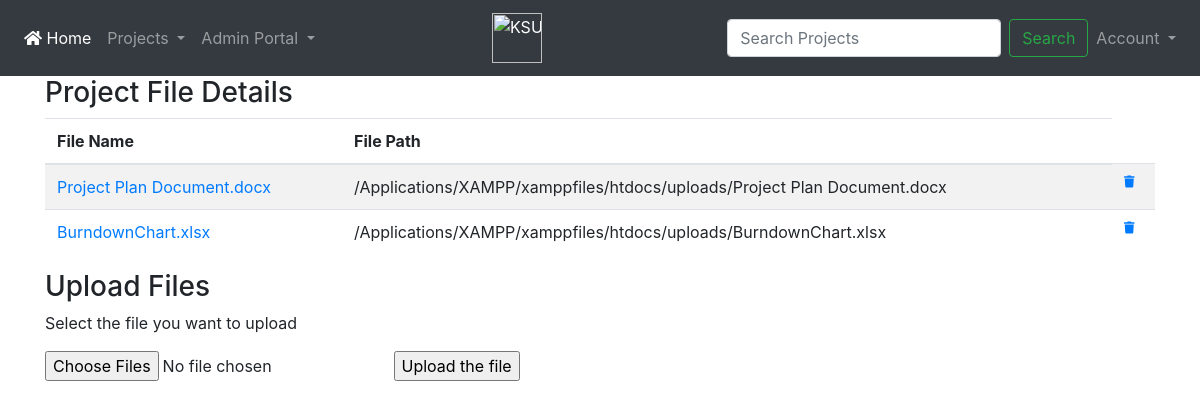
The page /pmo_files.php?project_id=106 (signed in) on the database its author committed.
### tables this page shows
CREATE TABLE `project_file` (
  `file_id` bigint(20) UNSIGNED NOT NULL,
  `file_name` varchar(45) NOT NULL,
  `file_path` varchar(100) NOT NULL,
  `project_id` bigint(20) UNSIGNED NOT NULL
);

### pmo_files.php (the view, shortened to what this page needs)
<?php
require 'pmo_functions.php';
$conn = pdo_connect_mysql();
$stmt = $conn->prepare('SELECT * FROM project_file WHERE project_file.project_id = ?');
$stmt->execute([$_GET['project_id']]);
$records = $stmt->fetchAll(PDO::FETCH_ASSOC);
?>
<?=template_header('Project Files')?>
<div class="container">
    <h3>Project File Details</h3>
        <table class="table table-striped">
            <thead>
                <tr>
                    <th>File Name</th>
                    <th>File Path</th>
                </tr>
            </thead>
            <tbody>
                <?php foreach($records as $record){?>
                    <tr>
                        <td><a href="<?=$record['file_path']?>"><?=$record['file_name']?></a></td>
                        <td><?=$record['file_path']?></td>
                        <td><a  href="delete_files.php?file_id=<?=$record['file_id']?>"><i class="fas fa-trash fa-xs"></i></a></td>
                    </tr>
                <?php } ?>
            </tbody>
        </table>
        <h3> Upload Files </h3>
        <form action="upload.php" method="post" enctype="multipart/form-data">
            <p>Select the file you want to upload</p>
            <input type="file" name="fileToUpload[]" multiple>
            <input type="submit" value="Upload the file" name="submit">
        </form>
</div>

### Style/pmo_style.css (style rules this page uses)
* { box-sizing: border-box; font-family: -apple-system, BlinkMacSystemFont, "segoe ui", roboto, oxygen, ubuntu, cantarell, "fira sans", "droid sans", "helvetica neue", Arial, sans-serif; font-size: 16px; -webkit-font-smoothing: antialiased; -moz-osx-font-smoothing: grayscale; }
body { background-color: #FFFFFF; margin: 0; }

### rows shown on the page
project_file: file_name "Project Plan Document.docx", file_path "/Applications/XAMPP/xamppfiles/htdocs/uploads/Project Plan Document.docx"
project_file: file_name "BurndownChart.xlsx", file_path "/Applications/XAMPP/xamppfiles/htdocs/uploads/BurndownChart.xlsx"
